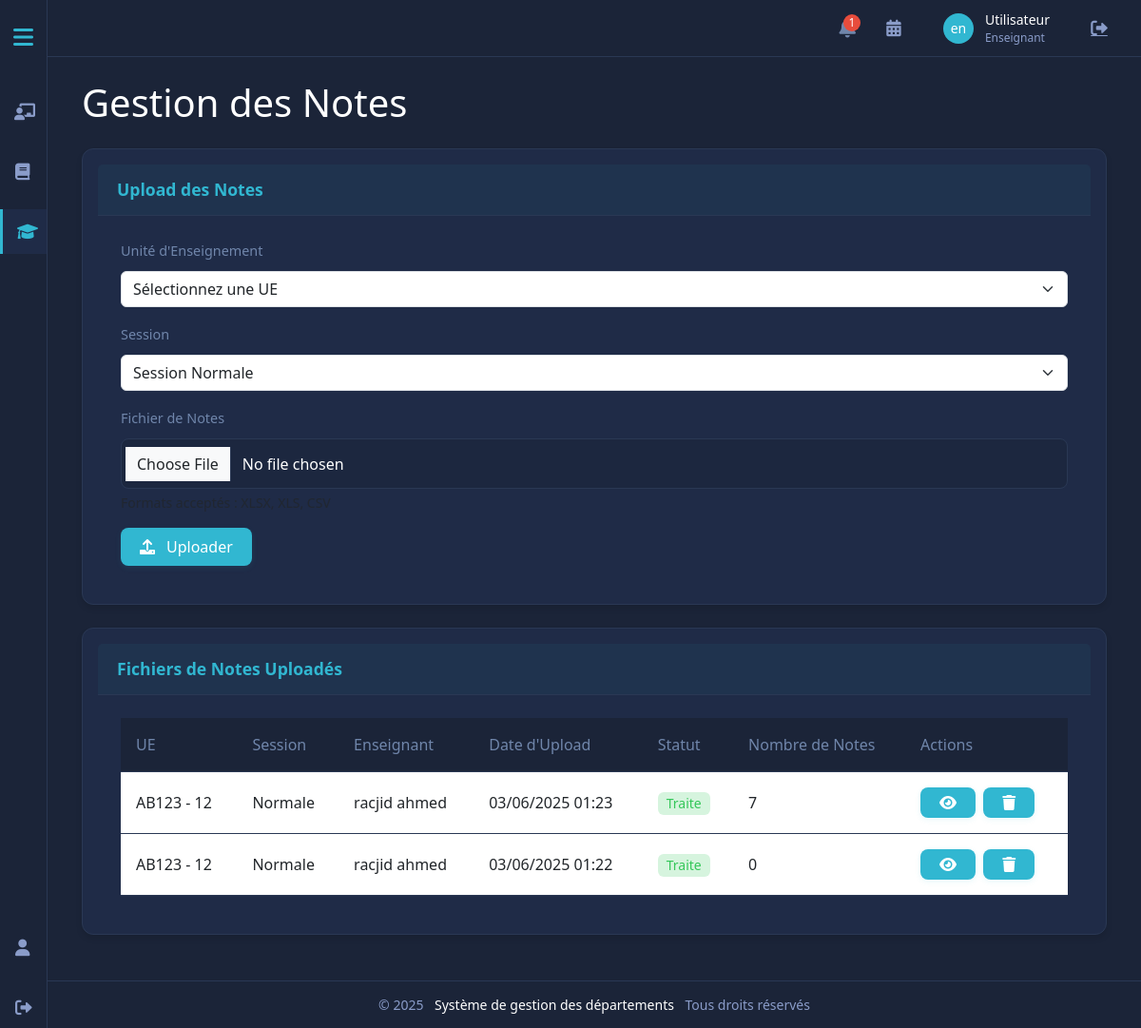
The page /projet_web_SF/enseignat_interfce/gestion-notes/index.php (signed in) on the database as committed earlier.
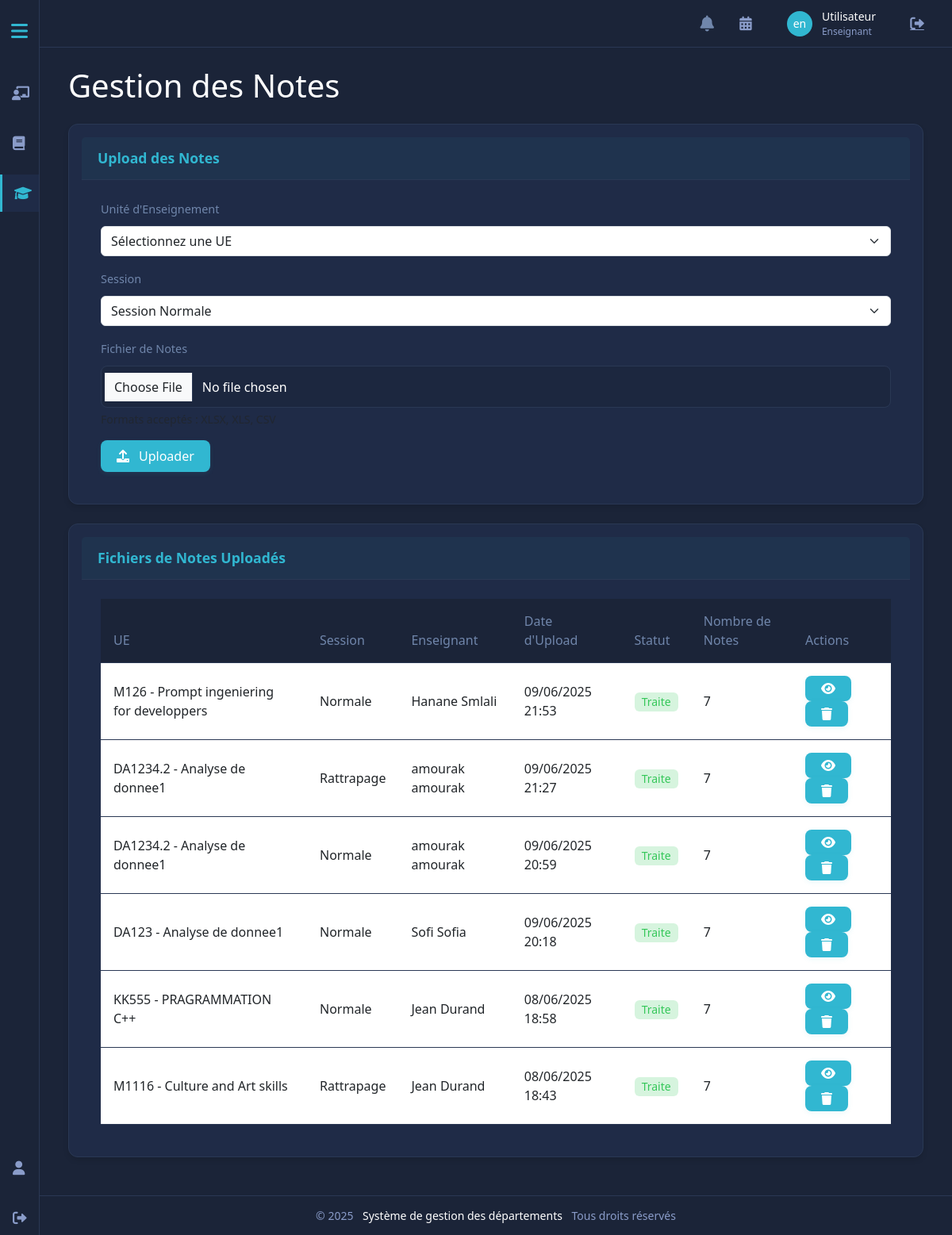
The same page on the database as committed later.
### tables this page shows
CREATE TABLE `fichiers_notes` (
  `id` int(11) NOT NULL,
  `id_unite_enseignement` int(11) NOT NULL,
  `id_enseignant` int(11) NOT NULL,
  `type_session` enum('normale','rattrapage') NOT NULL,
  `nom_fichier` varchar(255) NOT NULL,
  `chemin_fichier` varchar(255) NOT NULL,
  `date_upload` datetime DEFAULT current_timestamp(),
  `statut` enum('traite','non_traite') DEFAULT 'non_traite'
);

CREATE TABLE `unites_enseignement` (
  `id` int(11) NOT NULL,
  `code` varchar(20) NOT NULL,
  `intitule` varchar(100) NOT NULL,
  `description` text DEFAULT NULL,
  `specialite` varchar(50) NOT NULL,
  `id_filiere` int(11) DEFAULT NULL,
  `id_departement` int(11) NOT NULL,
  `semestre` int(11) NOT NULL,
  `volume_horaire_cm` float DEFAULT 0,
  `volume_horaire_td` float DEFAULT 0,
  `volume_horaire_tp` float DEFAULT 0,
  `credits` int(11) NOT NULL,
  `annee_universitaire` varchar(10) NOT NULL,
  `id_responsable` int(11) DEFAULT NULL,
  `statut` enum('disponible','affecte','vacant') DEFAULT 'disponible',
  `date_creation` datetime DEFAULT current_timestamp(),
  `date_modification` datetime DEFAULT current_timestamp() ON UPDATE current_timestamp()
);

CREATE TABLE `utilisateurs` (
  `id` int(11) NOT NULL,
  `nom_utilisateur` varchar(50) NOT NULL,
  `email` varchar(100) NOT NULL,
  `mot_de_passe` varchar(255) NOT NULL,
  `prenom` varchar(50) NOT NULL,
  `nom` varchar(50) NOT NULL,
  `role` enum('admin','chef_departement','coordonnateur','enseignant','vacataire') NOT NULL,
  `specialite` varchar(100) DEFAULT NULL,
  `id_departement` int(11) DEFAULT NULL,
  `id_filiere` int(11) DEFAULT NULL,
  `date_creation` timestamp NOT NULL DEFAULT current_timestamp(),
  `date_modification` timestamp NOT NULL DEFAULT current_timestamp() ON UPDATE current_timestamp(),
  `derniere_connexion` timestamp NULL DEFAULT NULL,
  `actif` tinyint(1) DEFAULT 1,
  `date_changement_mdp` datetime DEFAULT NULL
);

### projet_web_SF/enseignat_interfce/gestion-notes/index.php (the view, shortened to what the changed rows need)
<?php
require_once 'includes/config.php';
$stmt = $conn->query("SELECT fn.*,
                      ue.code as code_ue,
                      ue.intitule as intitule_ue,
                      u.nom as nom_enseignant,
                      u.prenom as prenom_enseignant,
                      COUNT(n.id) as nombre_notes
                      FROM fichiers_notes fn
                      JOIN unites_enseignement ue ON fn.id_unite_enseignement = ue.id
                      JOIN utilisateurs u ON fn.id_enseignant = u.id
                      LEFT JOIN notes n ON fn.id_unite_enseignement = n.id_unite_enseignement
                          AND fn.type_session = n.type_session
                          AND fn.chemin_fichier = n.fichier_path
                      GROUP BY fn.id
                      ORDER BY fn.date_upload DESC");
$fichiers = $stmt->fetchAll(PDO::FETCH_ASSOC);
require_once '../header_enseignant.php';
?>
<div class="content">
    <div class="container-fluid">
        <h1 class="mb-4">Gestion des Notes</h1>
        <div class="card mb-4">
            <div class="card-body">
                <div class="table-responsive">
                    <table class="table ">
                        <thead>
                            <tr>
                                <th>UE</th>
                                <th>Session</th>
                                <th>Enseignant</th>
                                <th>Date d'Upload</th>
                                <th>Statut</th>
                                <th>Nombre de Notes</th>
                                <th>Actions</th>
                            </tr>
                        </thead>
                        <tbody>
                            <?php foreach ($fichiers as $fichier): ?>
                            <tr>
                                <td><?php echo htmlspecialchars($fichier['code_ue'] . ' - ' . $fichier['intitule_ue']); ?></td>
                                <td><?php echo ucfirst($fichier['type_session']); ?></td>
                                <td><?php echo htmlspecialchars($fichier['prenom_enseignant'] . ' ' . $fichier['nom_enseignant']); ?></td>
                                <td><?php echo date('d/m/Y H:i', strtotime($fichier['date_upload'])); ?></td>
                                <td>
                                    <span class="badge bg-<?php echo $fichier['statut'] === 'traite' ? 'success' : 'warning'; ?>">
                                        <?php echo ucfirst($fichier['statut']); ?>
                                    </span>
                                </td>
                                <td><?php echo $fichier['nombre_notes']; ?></td>
                                <td>
                                    <a href="voir_notes.php?fichier=<?php echo $fichier['id']; ?>"
                                       class="btn btn-action"><i class="fas fa-eye"></i>
                                       </a>
                                    <button type="button" class="btn btn-action"
                                            onclick="confirmerSuppression(<?php echo $fichier['id']; ?>, '<?php echo htmlspecialchars($fichier['nom_fichier']); ?>')">
                                            <i class="fas fa-trash"></i>
                                    </button>
                                </td>
                            </tr>
                            <?php endforeach; ?>
                        </tbody>
                    </table>
                </div>
            </div>
        </div>
    </div>
<?php
require_once '../footer.php';
?>

### projet_web_SF/enseignat_interfce/header_enseignant.php (shortened to what the changed rows need)
<?php
$pdo = connectDB();
$userId = $_SESSION['user_id'] ?? $_SESSION['id_utilisateur'] ?? null;
$stmt = $pdo->prepare("
    SELECT COUNT(*) AS count_notifs
    FROM notifications
    WHERE id_utilisateur = ? AND statut = 'non_lu'
");
$stmt->execute([$userId]);
$notif_result = $stmt->fetch(PDO::FETCH_ASSOC);
$notification_count = $notif_result['count_notifs'];
?>
<!DOCTYPE html>
<html lang="fr">
<head>
    <link href="https://cdn.jsdelivr.net/npm/bootstrap@5.3.0-alpha1/dist/css/bootstrap.min.css" rel="stylesheet">
    <link rel="stylesheet" href="https://cdnjs.cloudflare.com/ajax/libs/font-awesome/6.0.0/css/all.min.css">
</head>
<body>
    <nav class="top-nav">
        <div class="container-fluid">
            <div class="user-menu">
                 <div class="nav-icon" id="notificationIcon" title="Notifications">
                    <i class="fas fa-bell"></i>
                    <?php if ($notification_count > 0): ?>
                        <span class="icon-badge" id="notificationBadge"><?= $notification_count ?></span>
                    <?php endif; ?>
                </div>
                    </div>
                </div>
    </nav>
</body>
</html>

Rows that differ between the two databases and show on the page:
removed fichiers_notes: id_unite_enseignement.intitule "AB123 - 12", type_session "Normale", id_enseignant.nom "racjid ahmed", date_upload "03/06/2025 01:23", statut "Traite", nombre_notes "7"
removed fichiers_notes: id_unite_enseignement.intitule "AB123 - 12", type_session "Normale", id_enseignant.nom "racjid ahmed", date_upload "03/06/2025 01:22", statut "Traite", nombre_notes "0"
added fichiers_notes: id_unite_enseignement.intitule "M126 - Prompt ingeniering for developpers", type_session "Normale", id_enseignant.nom "Hanane Smlali", date_upload "09/06/2025 21:53", statut "Traite", nombre_notes "7"
added fichiers_notes: id_unite_enseignement.intitule "DA1234.2 - Analyse de donnee1", type_session "Rattrapage", id_enseignant.nom "amourak amourak", date_upload "09/06/2025 21:27", statut "Traite", nombre_notes "7"
added fichiers_notes: id_unite_enseignement.intitule "DA1234.2 - Analyse de donnee1", type_session "Normale", id_enseignant.nom "amourak amourak", date_upload "09/06/2025 20:59", statut "Traite", nombre_notes "7"
added fichiers_notes: id_unite_enseignement.intitule "DA123 - Analyse de donnee1", type_session "Normale", id_enseignant.nom "Sofi Sofia", date_upload "09/06/2025 20:18", statut "Traite", nombre_notes "7"
added fichiers_notes: id_unite_enseignement.intitule "KK555 - PRAGRAMMATION C++", type_session "Normale", id_enseignant.nom "Jean Durand", date_upload "08/06/2025 18:58", statut "Traite", nombre_notes "7"
added fichiers_notes: id_unite_enseignement.intitule "M1116 - Culture and Art skills", type_session "Rattrapage", id_enseignant.nom "Jean Durand", date_upload "08/06/2025 18:43", statut "Traite", nombre_notes "7"
Other text that changed with them:
$notification_count: "1" → (not shown)
